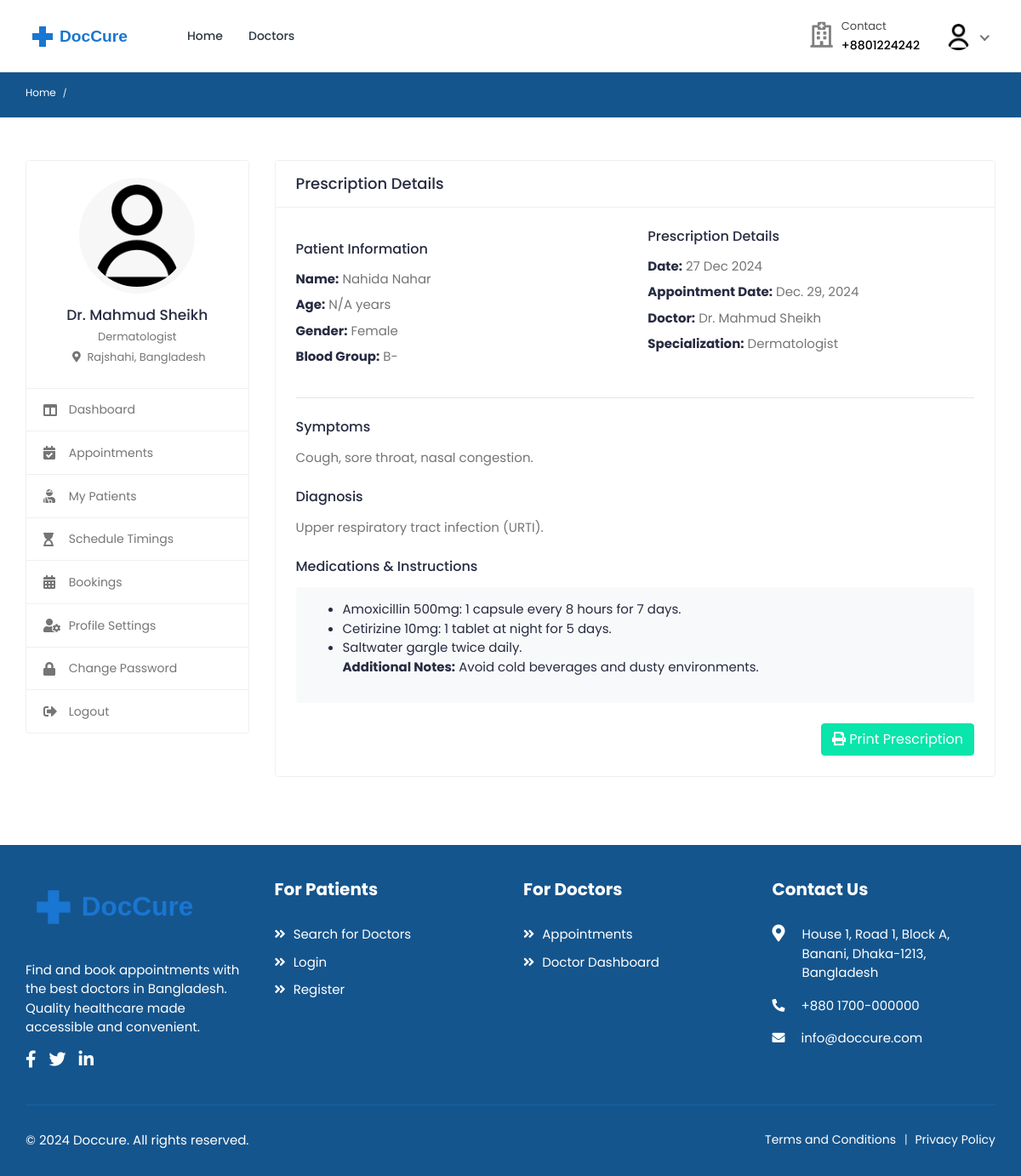
Screenshot of /doctors/prescription/3/ (signed in) with the database file from the repository.
### accounts/models.py (models this page shows, shortened)
class User(AbstractUser):
    class RoleChoices(models.TextChoices):
        DOCTOR = "doctor", "Doctor"
        PATIENT = "patient", "Patient"
    username = models.CharField(max_length=30, unique=True)
    role = models.CharField(
        choices=RoleChoices.choices,
        max_length=20,
        default="patient",
        error_messages={"required": "Role must be provided"},
    )
    email = models.EmailField(
        blank=True,
        error_messages={
            "unique": "A user with that email already exists.",
        },
    )
    first_name = models.CharField(max_length=150, blank=True)
    last_name = models.CharField(max_length=150, blank=True)
    registration_number = models.IntegerField(null=True, blank=True)
    USERNAME_FIELD = "username"
    REQUIRED_FIELDS = []
    objects = CustomUserManager()
    def get_full_name(self):
        full_name = "%s %s" % (self.first_name, self.last_name)
        return full_name.strip() or self.username

class Profile(models.Model):
    user = models.OneToOneField(
        User, on_delete=models.CASCADE, related_name="profile"
    )
    avatar = models.ImageField(
        default="defaults/user.png", upload_to=profile_photo_directory_path
    )
    phone = models.CharField(max_length=20, blank=True, null=True)
    dob = models.DateField(blank=True, null=True)
    about = models.TextField(blank=True, null=True)
    specialization = models.CharField(max_length=255, blank=True, null=True)
    gender = models.CharField(
        max_length=10,
        choices=[("male", "Male"), ("female", "Female"), ("other", "Other")],
        blank=True,
    )
    address = models.TextField(blank=True, null=True)
    city = models.CharField(max_length=100, blank=True)
    state = models.CharField(max_length=100, blank=True)
    postal_code = models.CharField(max_length=20, blank=True)
    country = models.CharField(max_length=100, blank=True)
    price_per_consultation = models.DecimalField(
        max_digits=10, decimal_places=2, null=True, blank=True
    )
    is_available = models.BooleanField(default=True)
    blood_group = models.CharField(
        max_length=5,
        choices=[
            ("A+", "A+"),
            ("A-", "A-"),
            ("B+", "B+"),
            ("B-", "B-"),
            ("O+", "O+"),
            ("O-", "O-"),
            ("AB+", "AB+"),
            ("AB-", "AB-"),
        ],
        blank=True,
        null=True,
    )
    allergies = models.TextField(blank=True, null=True)
    medical_conditions = models.TextField(blank=True, null=True)
    @property
    def image(self):
        return (
            self.avatar.url
            if self.avatar.storage.exists(self.avatar.name)
            else "{}defaults/user.png".format(settings.MEDIA_URL)
        )

### bookings/models.py (models this page shows, shortened)
class Prescription(models.Model):
    booking = models.OneToOneField(
        "Booking", on_delete=models.CASCADE, related_name="prescription"
    )
    doctor = models.ForeignKey(
        "accounts.User",
        on_delete=models.CASCADE,
        related_name="prescriptions_given",
    )
    patient = models.ForeignKey(
        "accounts.User",
        on_delete=models.CASCADE,
        related_name="prescriptions_received",
    )
    symptoms = models.TextField()
    diagnosis = models.TextField()
    medications = RichTextField()
    notes = models.TextField(blank=True)
    created_at = models.DateTimeField(auto_now_add=True)
    updated_at = models.DateTimeField(auto_now=True)
    class Meta:
        ordering = ["-created_at"]

class Booking(models.Model):
    doctor = models.ForeignKey(
        settings.AUTH_USER_MODEL,
        on_delete=models.CASCADE,
        related_name="appointments",
        limit_choices_to={"role": "doctor"},
    )
    patient = models.ForeignKey(
        settings.AUTH_USER_MODEL,
        on_delete=models.CASCADE,
        related_name="patient_appointments",
        limit_choices_to={"role": "patient"},
    )
    appointment_date = models.DateField()
    appointment_time = models.TimeField()
    booking_date = models.DateTimeField(auto_now_add=True)
    status = models.CharField(
        max_length=20,
        choices=[
            ("pending", "Pending"),
            ("confirmed", "Confirmed"),
            ("completed", "Completed"),
            ("cancelled", "Cancelled"),
            ("no_show", "No Show"),
        ],
        default="pending",
    )
    class Meta:
        ordering = ["-appointment_date", "-appointment_time"]
        unique_together = ["doctor", "appointment_date", "appointment_time"]

### doctors/views.py (the view)
class PrescriptionDetailView(DoctorRequiredMixin, DetailView):
    model = Prescription
    template_name = "doctors/prescription_detail.html"
    context_object_name = "prescription"
    def get_queryset(self):
        return Prescription.objects.filter(
            doctor=self.request.user
        ).select_related(
            "doctor",
            "doctor__profile",
            "patient",
            "patient__profile",
            "booking",
        )

### templates/doctors/prescription_detail.html (shortened to what this page needs)
{% extends 'includes/doctor-sidebar.html' %}
{% load static %}
{% block main %}
<div class="row">
    <div class="col-md-12">
        <div class="card">
            <div class="card-header">
                <h4 class="card-title">Prescription Details</h4>
            </div>
            <div class="card-body">
                <div class="row">
                    <div class="col-md-6">
                        <div class="patient-info">
                            <h5>Patient Information</h5>
                            <div class="info-block">
                                <p><strong>Name:</strong> {{ prescription.patient.get_full_name }}</p>
                                <p><strong>Age:</strong> {{ prescription.patient.profile.age|default:"N/A" }} years</p>
                                <p><strong>Gender:</strong> {{ prescription.patient.profile.gender|title|default:"N/A" }}</p>
                                <p><strong>Blood Group:</strong> {{ prescription.patient.profile.blood_group|default:"N/A" }}</p>
                            </div>
                        </div>
                    </div>
                    <div class="col-md-6">
                        <div class="prescription-meta">
                            <h5>Prescription Details</h5>
                            <div class="info-block">
                                <p><strong>Date:</strong> {{ prescription.created_at|date:"d M Y" }}</p>
                                <p><strong>Appointment Date:</strong> {{ prescription.booking.appointment_date }}</p>
                                <p><strong>Doctor:</strong> Dr. {{ prescription.doctor.get_full_name }}</p>
                                <p><strong>Specialization:</strong> {{ prescription.doctor.profile.specialization }}</p>
                            </div>
                        </div>
                    </div>
                </div>
                <hr>
                <div class="row mt-4">
                    <div class="col-md-12">
                        <div class="medical-info">
                            <h5>Symptoms</h5>
                            <p>{{ prescription.symptoms }}</p>
                            <h5 class="mt-4">Diagnosis</h5>
                            <p>{{ prescription.diagnosis }}</p>
                            <h5 class="mt-4">Medications & Instructions</h5>
                            <div class="medication-details">
                                {{ prescription.medications|safe }}
                            </div>
                        </div>
                    </div>
                </div>
                <div class="row mt-4">
                    <div class="col-md-12 text-right">
                        <button onclick="window.print()" class="btn btn-primary">
                            <i class="fas fa-print"></i> Print Prescription
                        </button>
                    </div>
                </div>
            </div>
        </div>
    </div>
</div>
{% endblock %}

### templates/includes/doctor-sidebar.html (shortened to what this page needs)
{% extends 'base.html' %}
{% load static %}
{% block content %}
    <div class="breadcrumb-bar">
        <div class="container-fluid">
            <div class="row align-items-center">
                <div class="col-md-12 col-12">
                    <nav aria-label="breadcrumb" class="page-breadcrumb">
                        <ol class="breadcrumb">
                            <li class="breadcrumb-item"><a href="{% url 'core:home' %}">Home</a></li>
                            <li class="breadcrumb-item active" aria-current="page">{% block page_name1 %}{% endblock %}</li>
                        </ol>
                    </nav>
                </div>
            </div>
        </div>
    </div>
    <div class="content">
        <div class="container-fluid">
            <div class="row">
                <div class="col-md-5 col-lg-4 col-xl-3 theiaStickySidebar">
                    <div class="profile-sidebar">
                        <div class="widget-profile pro-widget-content">
                            <div class="profile-info-widget">
                                <a href="#" class="booking-doc-img">
                                    <img src="{{ user.profile.image }}" alt="User Image">
                                </a>
                                <div class="profile-det-info">
                                    <h3>Dr. {{ user.get_full_name }}</h3>
                                    <div class="patient-details">
                                        {% if user.profile.specialization %}
                                            <h5 class="mb-0">{{ user.profile.specialization }}</h5>
                                        {% endif %}
                                        {% if user.profile.city and user.profile.country %}
                                            <h5 class="mt-2">
                                                <i class="fas fa-map-marker-alt"></i>
                                                {{ user.profile.city }}, {{ user.profile.country }}
                                            </h5>
                                        {% endif %}
                                    </div>
                                </div>
                            </div>
                        </div>
                        <div class="dashboard-widget">
                            <nav class="dashboard-menu">
                                <ul>
                                    <li class="{% if request.resolver_match.url_name == 'dashboard' %}active{% endif %}">
                                        <a href="{% url 'doctors:dashboard' %}">
                                            <i class="fas fa-columns"></i>
                                            <span>Dashboard</span>
                                        </a>
                                    </li>
                                    <li class="{% if request.resolver_match.url_name == 'appointments' %}active{% endif %}">
                                        <a href="{% url 'doctors:appointments' %}">
                                            <i class="fas fa-calendar-check"></i>
                                            <span>Appointments</span>
                                        </a>
                                    </li>
                                    <li class="{% if request.resolver_match.url_name == 'my-patients' %}active{% endif %}">
                                        <a href="{% url 'doctors:my-patients' %}">
                                            <i class="fas fa-user-injured"></i>
                                            <span>My Patients</span>
                                        </a>
                                    </li>
                                    <li class="{% if request.resolver_match.url_name == 'schedule-timings' %}active{% endif %}">
                                        <a href="{% url 'doctors:schedule-timings' %}">
                                            <i class="fas fa-hourglass-start"></i>
                                            <span>Schedule Timings</span>
                                        </a>
                                    </li>
                                    <li class="{% if request.resolver_match.url_name == 'booking-list' %}active{% endif %}">
                                        <a href="{% url 'bookings:booking-list' %}">
                                            <i class="fas fa-calendar-alt"></i>
                                            <span>Bookings</span>
                                        </a>
                                    </li>
                                    <li class="{% if request.resolver_match.url_name == 'profile-setting' %}active{% endif %}">
                                        <a href="{% url 'doctors:profile-setting' %}">
                                            <i class="fas fa-user-cog"></i>
                                            <span>Profile Settings</span>
                                        </a>
                                    </li>
                                    <li class="{% if request.resolver_match.url_name == 'change-password' %}active{% endif %}">
                                        <a href="{% url 'doctors:change-password' %}">
                                            <i class="fas fa-lock"></i>
                                            <span>Change Password</span>
                                        </a>
                                    </li>
                                    <li>
                                        <a href="{% url 'accounts:logout' %}">
                                            <i class="fas fa-sign-out-alt"></i>
                                            <span>Logout</span>
                                        </a>
                                    </li>
                                </ul>
                            </nav>
                        </div>
                    </div>
                </div>
                <div class="col-md-7 col-lg-8 col-xl-9">
                    {% block main %}{% endblock %}
                </div>
            </div>
        </div>
    </div>
{% endblock %}

### templates/includes/navbar.html (shortened to what this page needs)
{% load static %}
<header class="header">
    <nav class="navbar navbar-expand-lg header-nav">
        <div class="navbar-header">
            <a href="{% url 'core:home' %}" class="navbar-brand logo">
                <img src="{% static 'assets/img/logo2.svg' %}" class="img-fluid" alt="Logo">
            </a>
        </div>
        <div class="main-menu-wrapper">
            <ul class="main-nav">
                <li {% if request.path == '/' %}class="active"{% endif %}>
                    <a href="{% url 'core:home' %}">Home</a>
                </li>
                <li class="has-submenu{% if request.path == '/doctors/' %} active {% endif %}">
                    <a href="{% url 'doctors:list' %}">Doctors</a>
                </li>
            </ul>
        </div>
        <ul class="nav header-navbar-rht">
            <li class="nav-item contact-item">
                <div class="header-contact-img">
                    <i class="far fa-hospital"></i>
                </div>
                <div class="header-contact-detail">
                    <p class="contact-header">Contact</p>
                    <p class="contact-info-header"> +8801224242</p>
                </div>
            </li>
            {% if not user.is_authenticated %}
                <li class="nav-item">
                    <a class="nav-link header-login" href="{% url 'accounts:login' %}">Login / Signup </a>
                </li>
            {% else %}
                <li class="nav-item dropdown has-arrow logged-item">
                    <a href="#" class="dropdown-toggle nav-link" data-toggle="dropdown">
                        <span class="user-img">
                            <img class="rounded-circle" src="{{ user.profile.image }}" width="31" alt="{{ user.username }}">
                        </span>
                    </a>
                </li>
            {% endif %}
        </ul>
    </nav>
</header>

### rows the page displays
User: profile.image (placeholder picture), get_full_name "Mahmud Sheikh", profile.specialization "Dermatologist", profile.city "Rajshahi", profile.country "Bangladesh"
Prescription: patient.get_full_name "Nahida Nahar", patient.profile.age "N/A", patient.profile.gender "Female", patient.profile.blood_group "B-", created_at "27 Dec 2024", booking.appointment_date "Dec. 29, 2024", doctor.get_full_name "Mahmud Sheikh", doctor.profile.specialization "Dermatologist", symptoms "Cough, sore throat, nasal congestion.", diagnosis "Upper respiratory tract infection (URTI).", medications "Amoxicillin 500mg: 1 capsule every 8 hours for 7 days. Cetirizine 10mg: 1 tablet at night for 5 days. Saltwater gargle twice daily. Additional Notes: Avoid cold beverages and dusty environments."
